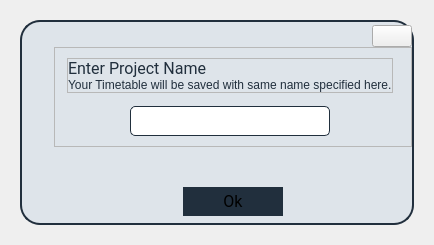
             <widget class="QWidget" name="NewTimeTablePage">
              <layout class="QVBoxLayout" name="verticalLayout_27">
               <item>
                <widget class="QWidget" name="NewTimeTablePageFrame1" native="true">
                 <property name="styleSheet">
                  <string notr="true"/>
                 </property>
                 <layout class="QGridLayout" name="gridLayout_8">
                  <item row="0" column="0" alignment="Qt::AlignmentFlag::AlignHCenter|Qt::AlignmentFlag::AlignVCenter">
                   <widget class="QFrame" name="MainFrame">
                    <property name="styleSheet">
                     <string notr="true">#MainFrame{
background-color: rgb(33, 47, 61);
background-color: rgb(222, 228, 234);

border: 2px solid rgb(33, 47, 61);
border-radius:20px;
padding-left:30px;

}
#CloseProjectButton {
    background: none;
    padding: 3px;
}
#CloseProjectButton:hover {
icon-size: 30px 30px;
	border:none;
}

#StartProjectButton{
border-radius:0px;
padding:0px;
}
#StartProjectButton:hover{
border:1px solid rgb(255,255,255);
padding:2px;
}
#ProjectNameInput{
padding-left:5px;
border: 1px solid rgb(33, 47, 61);
border-radius:5px;
}


#NewProjectForm{
border-left: 3px solid rgb(33, 47, 61);
padding: 10px;
}
</string>
                    </property>
                    <property name="frameShape">
                     <enum>QFrame::Shape::StyledPanel</enum>
                    </property>
                    <property name="frameShadow">
                     <enum>QFrame::Shadow::Raised</enum>
                    </property>
                    <property name="lineWidth">
                     <number>2</number>
                    </property>
                    <layout class="QVBoxLayout" name="verticalLayout_30">
                     <property name="spacing">
                      <number>0</number>
                     </property>
                     <property name="leftMargin">
                      <number>2</number>
                     </property>
                     <property name="topMargin">
                      <number>3</number>
                     </property>
                     <property name="rightMargin">
                      <number>0</number>
                     </property>
                     <property name="bottomMargin">
                      <number>7</number>
                     </property>
                     <item alignment="Qt::AlignmentFlag::AlignRight|Qt::AlignmentFlag::AlignTop">
                      <widget class="QPushButton" name="CloseProjectButton">
                       <property name="styleSheet">
                        <string notr="true"/>
                       </property>
                       <property name="text">
                        <string/>
                       </property>
                       <property name="icon">
                        <iconset resource="../ui_resources/Images &amp; Icons/resource.qrc">
                         <normaloff>:/image 4.png</normaloff>:/image 4.png</iconset>
                       </property>
                       <property name="iconSize">
                        <size>
                         <width>25</width>
                         <height>25</height>
                        </size>
                       </property>
                      </widget>
                     </item>
                     <item alignment="Qt::AlignmentFlag::AlignHCenter">
                      <widget class="QFrame" name="NewProjectForm">
                       <property name="styleSheet">
                        <string notr="true">color:rgb(33, 47, 61);
</string>
                       </property>
                       <property name="frameShape">
                        <enum>QFrame::Shape::StyledPanel</enum>
                       </property>
                       <property name="frameShadow">
                        <enum>QFrame::Shadow::Raised</enum>
                       </property>
                       <layout class="QVBoxLayout" name="verticalLayout_31">
                        <property name="spacing">
                         <number>13</number>
                        </property>
                        <property name="leftMargin">
                         <number>0</number>
                        </property>
                        <property name="topMargin">
                         <number>0</number>
                        </property>
                        <property name="rightMargin">
                         <number>8</number>
                        </property>
                        <property name="bottomMargin">
                         <number>0</number>
                        </property>
                        <item>
                         <widget class="QFrame" name="frame">
                          <property name="frameShape">
                           <enum>QFrame::Shape::StyledPanel</enum>
                          </property>
                          <property name="frameShadow">
                           <enum>QFrame::Shadow::Raised</enum>
                          </property>
                          <layout class="QVBoxLayout" name="verticalLayout_29">
                           <property name="spacing">
                            <number>0</number>
                           </property>
                           <property name="leftMargin">
                            <number>0</number>
                           </property>
                           <property name="topMargin">
                            <number>0</number>
                           </property>
                           <property name="rightMargin">
                            <number>0</number>
                           </property>
                           <property name="bottomMargin">
                            <number>0</number>
                           </property>
                           <item>
                            <widget class="QLabel" name="Heading">
                             <property name="font">
                              <font>
                               <family>Roboto</family>
                               <pointsize>12</pointsize>
                              </font>
                             </property>
                             <property name="text">
                              <string>Enter Project Name</string>
                             </property>
                            </widget>
                           </item>
                           <item>
                            <widget class="QLabel" name="label_8">
                             <property name="text">
                              <string>Your Timetable will be saved with same name specified here.</string>
                             </property>
                            </widget>
                           </item>
                          </layout>
                         </widget>
                        </item>
                        <item alignment="Qt::AlignmentFlag::AlignHCenter">
                         <widget class="QLineEdit" name="ProjectNameInput">
                          <property name="minimumSize">
                           <size>
                            <width>200</width>
                            <height>30</height>
                           </size>
                          </property>
                          <property name="maximumSize">
                           <size>
                            <width>200</width>
                            <height>30</height>
                           </size>
                          </property>
                          <property name="font">
                           <font>
                            <family>Roboto</family>
                            <pointsize>11</pointsize>
                           </font>
                          </property>
                         </widget>
                        </item>
                       </layout>
                      </widget>
                     </item>
                     <item>
                      <spacer name="verticalSpacer_13">
                       <property name="orientation">
                        <enum>Qt::Orientation::Vertical</enum>
                       </property>
                       <property name="sizeHint" stdset="0">
                        <size>
                         <width>20</width>
                         <height>40</height>
                        </size>
                       </property>
                      </spacer>
                     </item>
                     <item alignment="Qt::AlignmentFlag::AlignHCenter|Qt::AlignmentFlag::AlignBottom">
                      <widget class="QPushButton" name="StartProjectButton">
                       <property name="minimumSize">
                        <size>
                         <width>100</width>
                         <height>0</height>
                        </size>
                       </property>
                       <property name="font">
                        <font>
                         <family>Roboto</family>
                         <pointsize>12</pointsize>
                        </font>
                       </property>
                       <property name="styleSheet">
                        <string notr="true">QPushButton{
padding:5px;
background-color:rgb(33, 47, 61);
}


QPushButton:hover {
border:1px solid rgb(255,255,255);
}</string>
                       </property>
                       <property name="text">
                        <string>Ok</string>
                       </property>
                      </widget>
                     </item>
                    </layout>
                   </widget>
                  </item>
                 </layout>
                </widget>
               </item>
              </layout>
             </widget>
